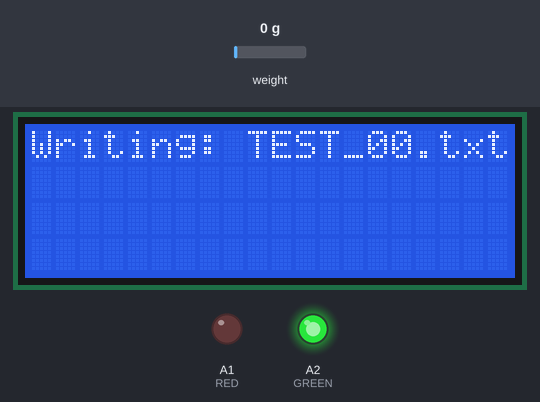
Simulated run of this sketch. Board: Arduino Nano, built with avr-gcc and run on an emulated ATmega328P. On the bench: 20×4 character LCD, output pins drawn as LEDs (lit = HIGH). The test bench sets the inputs (shaded band); at power-on: weight on the scale 0 g. Storage starts empty; EEPROM starts erased; what the sketch prints to the serial monitor is not drawn.

Above: at 0.7 s.
At 4.2 s:
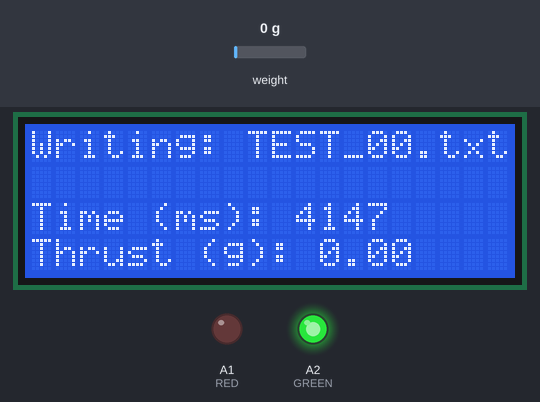
4.3 s: weight on the scale set to 100 g
At 4.61 s:
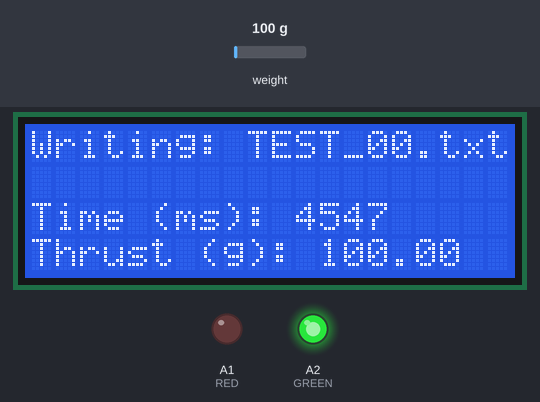
6.0 s: weight on the scale set to 1250 g
At 6.21 s:
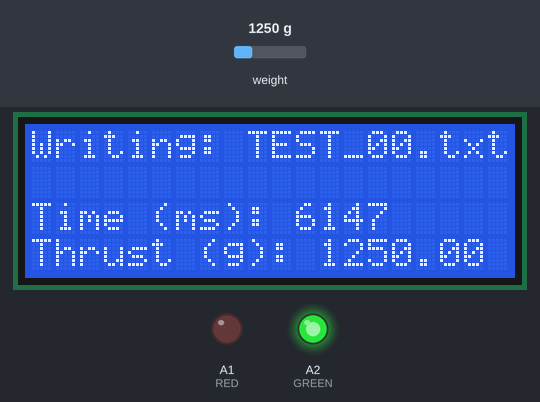
7.5 s: weight on the scale set to 2500 g
At 7.71 s:
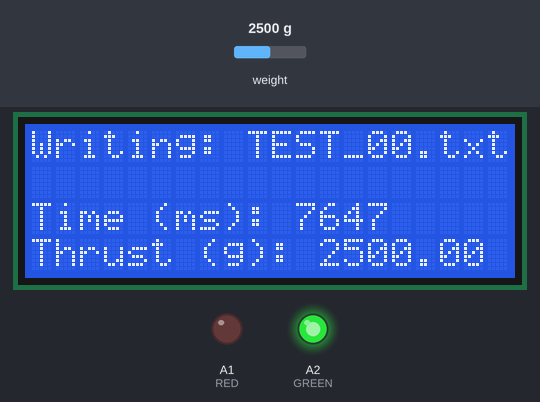
Timing chart, 0 to 10.5 s (numbered marks = the images above; inputs shaded):
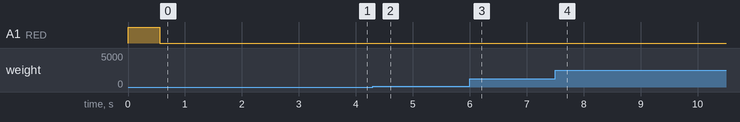

Measured:
- what the display in image 0 shows lasts 2.5 s, from 0.6 s to 3.1 s

The sketch:

Thrust_Stand_DBF.ino
```cpp
/* DBF THRUST STAND CONTROLLER FOR ARDUINO NANO
 *
 * OPERATION OF THRUST STAND:
 *
 * Insert SD card, then reset Arduino Nano.
 * Status light should be red until the SD card is opened, then turn green.
 * If status light never turns green, data will not write to card.
 * Inserting a card without reset will not allow writing until the next reset.
 * Green light does not imply that data is correct,
 * but does imply that load cell was recognized.
 *
 * Data will always write to Serial Monitor.
 * Lack of SD card or USB cable will not interfere with each other.
 * Loss of power will not interfere with data saving to SD card
 * Serial to .txt: https://freeware.the-meiers.org/
 * Serial to excel: Not implemented :(
 *
 * Data on SD card will be named "THRUST_XX.TXT".
 * XX is the number of the test performed.
 * The Arduino Nano counts tests 1-by-1, increasing,
 * and resets the counter to 0 after 99.
 *
 * Data format: (Milliseconds since reset), (Thrust in grams)
 */

// HX722 Libraries
#include <HX711_ADC.h>
#if defined(ESP8266)|| defined(ESP32) || defined(AVR)
#include <EEPROM.h>
#endif

// Display library
#include <LiquidCrystal_I2C.h>
#include <Wire.h>

// MicroSD Libraries
#include <SPI.h>
#include <SD.h>

// SD pins:
#define HX711_dout 2 //mcu > HX711 dout pin
#define HX711_sck  3 //mcu > HX711 sck pin

// HX711 constructor:
HX711_ADC LoadCell(HX711_dout, HX711_sck);

// LCD constructior:
LiquidCrystal_I2C lcd(0x27,20,4);

const int calVal_eepromAdress = 0;
unsigned long t = 0;

// SD File
File myFile;
long index;
String filename;

// Status LEDs
#define RED A1
#define GREEN A2

void setup() {
    pinMode(RED, OUTPUT);
    pinMode(GREEN, OUTPUT);
    greenLight(false);
    Serial.begin(57600); delay(10);
    Serial.println();
    Wire.begin();

    init_SD();
    init_Display();
    init_LoadCell();
}

void loop() {
    static boolean newDataReady = 0;
    const int serialPrintInterval = 0; //increase value to slow down serial print activity

    // check for new data/start next conversion:
    if (LoadCell.update()) newDataReady = true;

    // get smoothed value from the dataset:
    if (newDataReady) {
        if (millis() > t + serialPrintInterval) {
            float i = LoadCell.getData();
            t = millis();
            Serial.println("" + String(t) + "," + String(i, 4));
            write_Data_To_LCD(i);
            newDataReady = 0;

            // Write data to file
            myFile = SD.open(filename, FILE_WRITE);
            if (myFile) {
                myFile.println("" + String(t) + "," + String(i, 4));
                myFile.close();
            }
        }
    }
}

// Multiplexed 2x1 LED matrix controller
// Green light turns on if SD setup is completed
void greenLight(bool do_green) {
    digitalWrite(RED, !do_green);
    digitalWrite(GREEN, do_green);
}

// Initialize the SD card
void init_SD () {
    Serial.println("SD card starting...");
    // Initialize SD card
    if (!SD.begin(10)) {
        Serial.println("SD initialization failed!");
    }
    Serial.println("SD initialization done.");

    create_Filename();
    myFile = SD.open(filename, FILE_WRITE);
    delay(500);
    Serial.println("Attempting to open file: " + filename + " --> " + myFile);
    if (myFile) {
        Serial.println("Open SD file passed!");
        myFile.println("Start of test " + String(index));
        myFile.close();
        greenLight(true);
    } else {
        Serial.println("Open SD file failed!");
        greenLight(false);
    }
}

// Create the filename for the SD output.  Loops back from 99 to 0.
// Format: TEST_XX.txt.  "XX" = "0X" for XX < 10.
// Filename limit: filename<9 characters + ".txt"
// I.E. THRUST_XX = 9 characters = Illegal
void create_Filename() {
    // Get file index, set to mod(100) if necessary
    EEPROM.get(calVal_eepromAdress + 4, index);
    index++;
    if (index > 99) {
        index = 0;
    }
    EEPROM.put(calVal_eepromAdress + 4, index);

    // Open file, turn green LED on if successful
    String extra_0 = "";
    if (index < 10) {
        extra_0 = "0";
    }
    filename = "TEST_" + extra_0 + String(index) + ".txt";
}

// Initialize load cell
void init_LoadCell () {
    Serial.println("HX711 starting...");
    LoadCell.begin();
    //LoadCell.setReverseOutput(); //uncomment to turn a negative output value to positive
    float calibrationValue; // calibration value (see example file "Calibration.ino")
    //calibrationValue = 696.0; // uncomment this if you want to set the calibration value in the sketch
#if defined(ESP8266)|| defined(ESP32)
    //EEPROM.begin(512); // uncomment this if you use ESP8266/ESP32 and want to fetch the calibration value from eeprom
#endif
    EEPROM.get(calVal_eepromAdress, calibrationValue); // uncomment this if you want to fetch the calibration value from eeprom

    // Start the load cell
    unsigned long stabilizingtime = 2000; // preciscion right after power-up can be improved by adding a few seconds of stabilizing time
    boolean _tare = true; //set this to false if you don't want tare to be performed in the next step
    LoadCell.start(stabilizingtime, _tare);
    if (LoadCell.getTareTimeoutFlag()) {
        Serial.println("Timeout, check MCU>HX711 wiring and pin designations");
        greenLight(false);
        declare_Load_Cell_Failure();
        while (1);
    }
    else {
        LoadCell.setCalFactor(calibrationValue); // set calibration value (float)
        Serial.println("HX711 startup is complete");
    }
}

// Initialize 20x4 LCD with I2C backpack
void init_Display () {
    Serial.println("LCD starting...");

    // Check if file loaded properly
    myFile = SD.open(filename);
    boolean file_Success = myFile;
    myFile.close();

    // Start LCD
    lcd.init();
    lcd.backlight();

    // Write filename
    lcd.setCursor(0,0);
    if (file_Success) {
        lcd.print("Writing: ");
    } else {
        lcd.print("Failed: ");
    }
    lcd.print(filename);
}

// Write current time and data
void write_Data_To_LCD (float dataIn) {
    // Write time in ms
    lcd.setCursor(0, 2);
    lcd.print("Time (ms): " + String(t));
    // Write data
    lcd.setCursor(0, 3);
    // Clear old data if necessary
    lcd.print("Thrust (g): " + String(dataIn, 2));
    if ((dataIn < 10) && (dataIn > 0)) {
        lcd.print("    ");
    } else if ((dataIn < 100) && (dataIn > -10))  {
        lcd.print("   ");
    } else if ((dataIn < 1000) && (dataIn > -100))  {
        lcd.print("  ");
    } else if ((dataIn < 10000) && (dataIn > -1000))  {
        lcd.print(" ");
    }
}

void declare_Load_Cell_Failure () {
    lcd.setCursor(0, 0);
    lcd.print("LOAD CELL INIT FAIL!");
}
```
